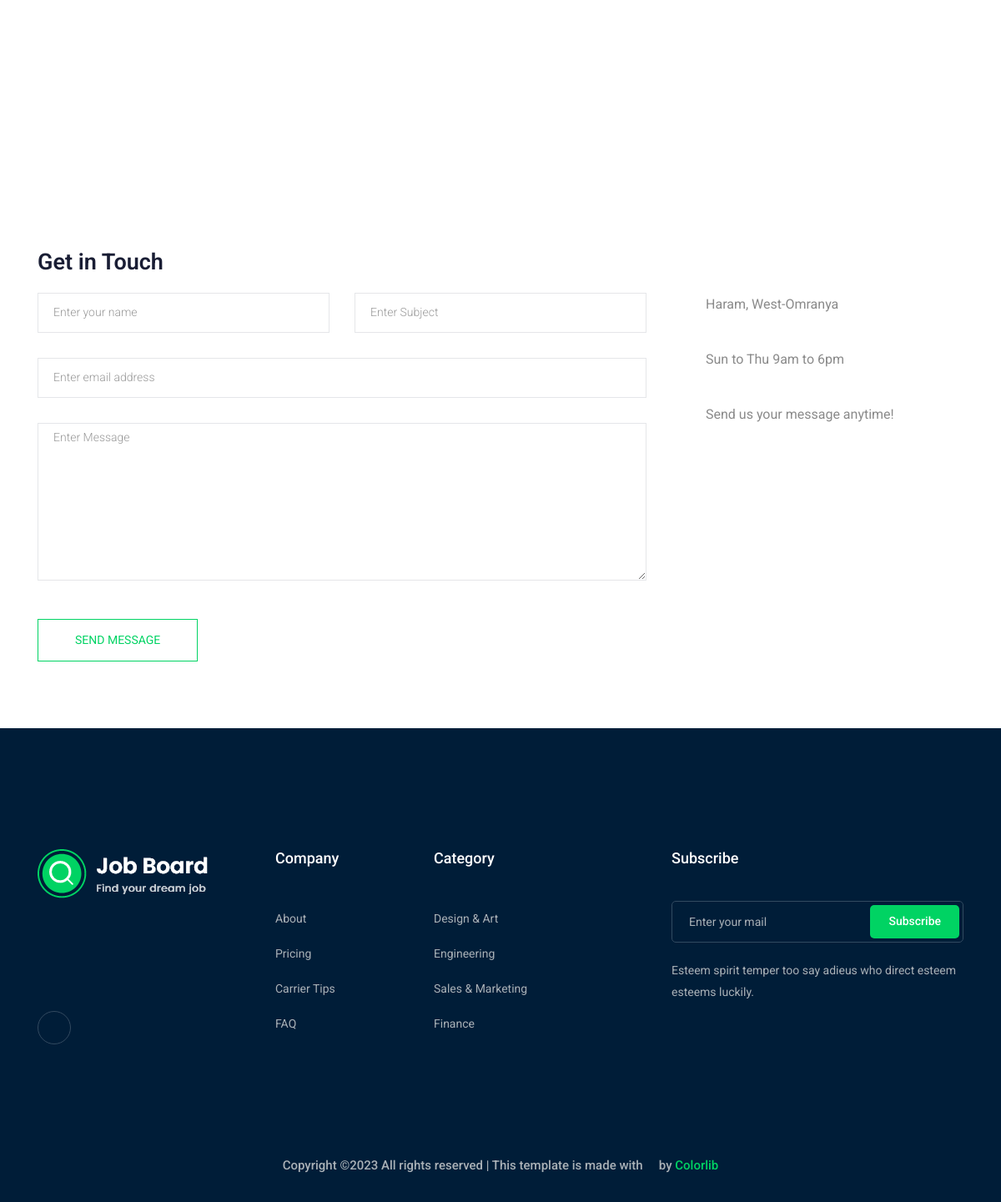
Page /contact/ (lower part) on the earlier database version.
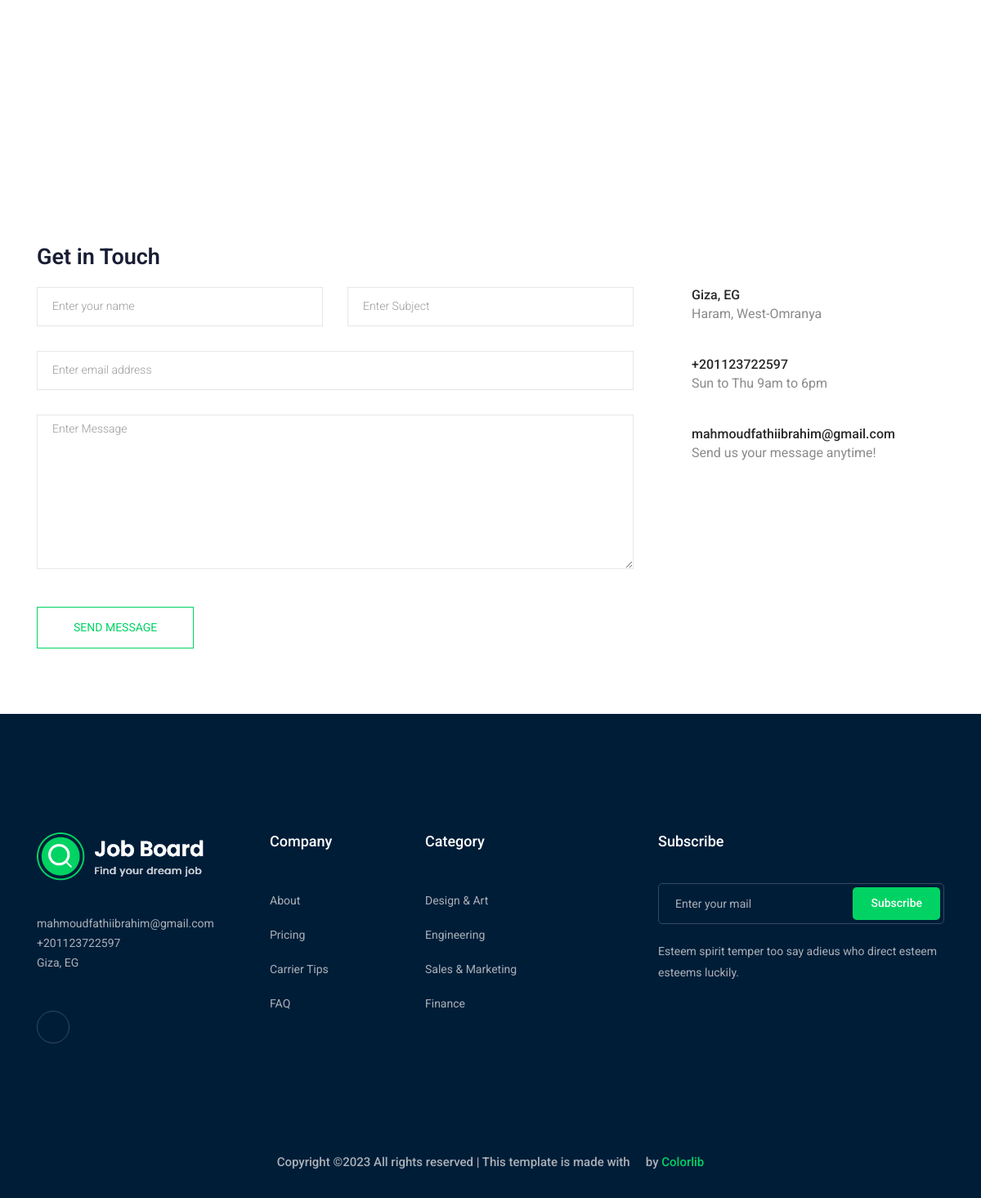
Same page on the later database version.
### contact/models.py (models this page shows, shortened)
class Info(models.Model):
    place = models.CharField(max_length=50)
    phone_number = PhoneNumberField(region='EG')
    email = models.EmailField(max_length=100)

### contact/views.py (the view, shortened to what this page needs)
# urls.py: path('', views.contact, name='contact_us'),
def contact(request):
    my_info = Info.objects.first()
    context = {'info': my_info}
    return render(request, 'contact/contact.html', context)

### contact/context_processors.py (called while the page is built)
def my_info(request):
    info = Info.objects.first()
    context = {'info': info}
    return context

### templates/contact/contact.html (shortened to what this page needs)
<!doctype html>
{% extends 'base.html' %}
{% load static %}
{% block body %}
<body>
  <section class="contact-section section_padding">
    <div class="container">
      <div class="d-none d-sm-block mb-5 pb-4">
        <div id="map" style="height: 480px;"></div>
      </div>
      <div class="row">
        <div class="col-12">
          <h2 class="contact-title">Get in Touch</h2>
        </div>
        <div class="col-lg-8">
          <form class="form-contact contact_form" method="post"  >
            <div class="row">
                <div class="col-sm-6">
                    <div class="form-group">
                        <input class="form-control" name="name" id="name" type="text" onfocus="this.placeholder = ''" onblur="this.placeholder = 'Enter your name'" placeholder = 'Enter your name'>
                    </div>
                </div>
                <div class="col-6">
                    <div class="form-group">
                        <input class="form-control" name="subject" id="subject" type="text" onfocus="this.placeholder = ''" onblur="this.placeholder = 'Enter Subject'" placeholder = 'Enter Subject'>
                    </div>
                </div>
                <div class="col-sm-12">
                    <div class="form-group">
                      <input class="form-control" name="email" id="email" type="email" onfocus="this.placeholder = ''" onblur="this.placeholder = 'Enter email address'" placeholder = 'Enter email address'>
                    </div>
                </div>
                <div class="col-12">
                    <div class="form-group">
                        <textarea class="form-control w-100" name="message" id="message" cols="30" rows="9" onfocus="this.placeholder = ''" onblur="this.placeholder = 'Enter Message'" placeholder = 'Enter Message'></textarea>
                    </div>
                </div>
            </div>
            <div class="form-group mt-3">
              <button type="submit" class="button button-contactForm btn_4 boxed-btn">Send Message</button>
            </div>
          </form>
        </div>
        <div class="col-lg-4">
          <div class="media contact-info">
            <span class="contact-info__icon"><i class="ti-home"></i></span>
            <div class="media-body">
              <h3>{{info.place}}</h3>
              <p>Haram, West-Omranya</p>
            </div>
          </div>
          <div class="media contact-info">
            <span class="contact-info__icon"><i class="ti-tablet"></i></span>
            <div class="media-body">
              <h3>{{info.phone_number}}</h3>
              <p>Sun to Thu 9am to 6pm</p>
            </div>
          </div>
          <div class="media contact-info">
            <span class="contact-info__icon"><i class="ti-email"></i></span>
            <div class="media-body">
              <h3>{{info.email}}</h3>
              <p>Send us your message anytime!</p>
            </div>
          </div>
        </div>
      </div>
    </div>
  </section>
</body>
{% endblock body %}

### templates/base.html (shortened to what the changed rows need)
<!doctype html>
{% load static %}
<html class="no-js" lang="zxx">
<head>
    <link rel="stylesheet" href="{% static 'css/bootstrap.min.css' %}">
    <link rel="stylesheet" href="{% static 'css/owl.carousel.min.css' %}">
    <link rel="stylesheet" href="{% static 'css/magnific-popup.css' %}">
    <link rel="stylesheet" href="{% static 'css/font-awesome.min.css' %}">
    <link rel="stylesheet" href="{% static 'css/themify-icons.css' %}">
    <link rel="stylesheet" href="{% static 'css/nice-select.css' %}">
    <link rel="stylesheet" href="{% static 'css/flaticon.css' %}">
    <link rel="stylesheet" href="{% static 'css/jquery-ui.css' %}">
    <link rel="stylesheet" href="{% static 'css/gijgo.css' %}">
    <link rel="stylesheet" href="{% static 'css/animate.min.css' %}">
    <link rel="stylesheet" href="{% static 'css/slicknav.css' %}">
    <link rel="stylesheet" href="{% static 'css/style.css' %}">
</head>
<body>
    {% block body %}
    {% endblock body %}
    <footer class="footer">
        <div class="footer_top">
            <div class="container">
                <div class="row">
                    <div class="col-xl-3 col-md-6 col-lg-3">
                        <div class="footer_widget wow fadeInUp" data-wow-duration="1s" data-wow-delay=".3s">
                            <div class="footer_logo">
                                <a href="#">
                                </a>
                            </div>
                            <p>
                                {{info.email}} <br>
                                {{info.phone_number}} <br>
                                {{info.place}}
                            </p>
                            <div class="socail_links">
                                <ul>
                                </ul>
                            </div>
                        </div>
                    </div>
                </div>
            </div>
        </div>
    </footer>
</body>
</html>

Differences in the rows shown:
added Info: place "Giza, EG", phone_number "+201123722597", email "mahmoudfathiibrahim@gmail.com"
